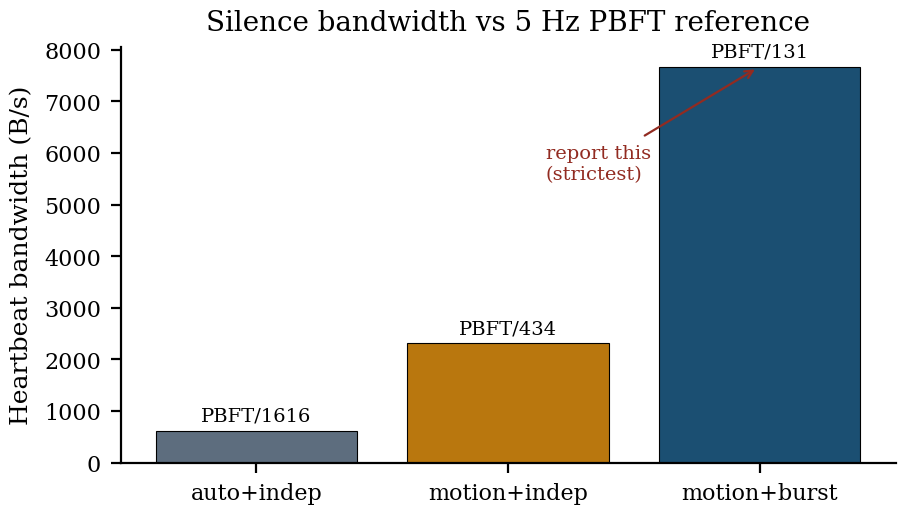

Write Python code to recreate this figure.
# -*- coding: utf-8 -*-
"""Silence bandwidth vs 5 Hz PBFT (paper03 fig:budget-bw)."""
from __future__ import annotations

import os
import sys

import matplotlib.pyplot as plt

HERE = os.path.dirname(os.path.abspath(__file__))
sys.path.insert(0, HERE)

from _style import (  # noqa: E402
    C_ACCENT, C_BASE, C_OURS, C_WARN, apply_style, load, save,
)


def main():
    apply_style()
    d = load()
    h = d["heartbeat"]
    pbft = d["budget_pbft_5hz_bps"]
    bps = h["silence_bps"]
    labels = h["regime_labels"]
    ratios = [pbft / b for b in bps]
    fig, ax = plt.subplots(figsize=(5.0, 2.7))
    bars = ax.bar(labels, bps, color=[C_BASE, C_ACCENT, C_OURS],
                  edgecolor="black", lw=0.4)
    ax.set_ylabel("Heartbeat bandwidth (B/s)")
    ax.set_title("Silence bandwidth vs 5 Hz PBFT reference")
    ax.spines["top"].set_visible(False)
    ax.spines["right"].set_visible(False)
    for bar, r, b in zip(bars, ratios, bps):
        ax.text(bar.get_x() + bar.get_width() / 2, b + 120,
                f"PBFT/{r:.0f}", ha="center", va="bottom", fontsize=7)
    ax.annotate("report this\n(strictest)",
                xy=(2, bps[2]), xytext=(1.15, 5500),
                fontsize=7, color=C_WARN,
                arrowprops=dict(arrowstyle="->", color=C_WARN, lw=0.8))
    save(fig, "fig_budget_bw.pdf")


if __name__ == "__main__":
    main()
